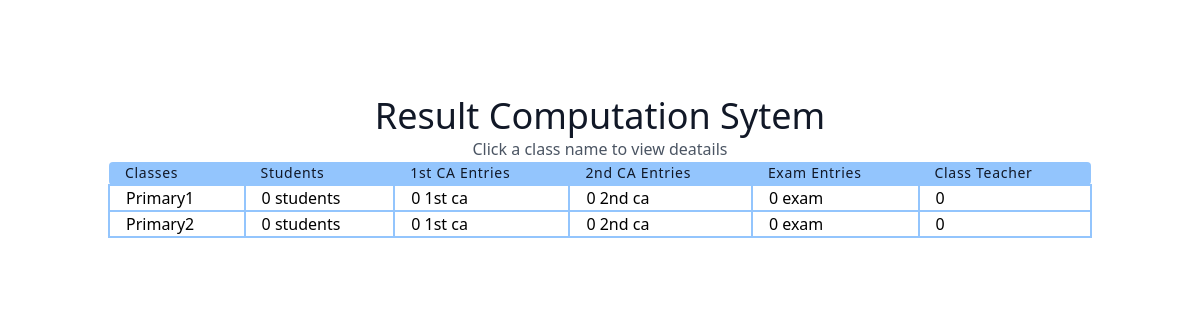
Page /classList/ on the earlier database version.
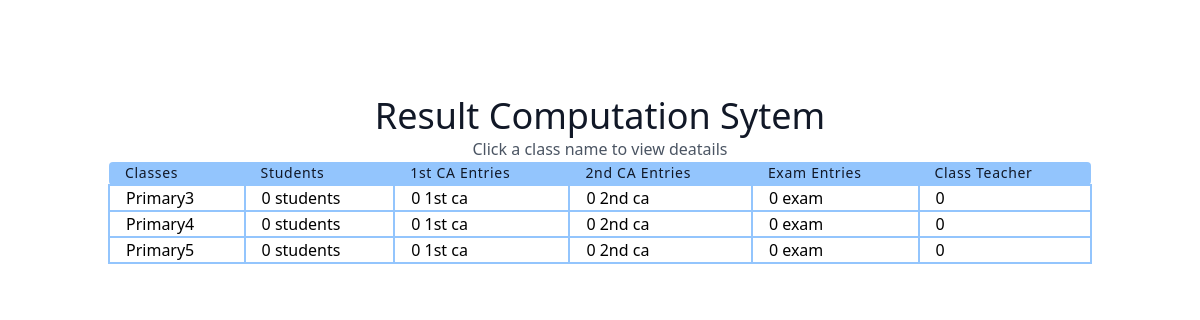
Same page on the later database version.
### result/models.py (models this page shows, shortened)
class all_class(models.Model):
    user = models.ForeignKey(User, on_delete=models.SET_NULL, null=True)
    className = models.CharField(max_length=100 , unique=True)
    section = models.ForeignKey(section, on_delete=models.SET_NULL, null=True)
    complete = models.BooleanField(default=False)
    date = models.DateTimeField(auto_now_add=True)
    class Meta:
        ordering = ['className']

### result/views.py (the view)
# urls.py: path('classList/', classList.as_view(), name='classList'),
class classList(ListView):
    model = all_class
    context_object_name = 'all_class'
    template_name = 'result/classList.html'

### result/templates/result/classList.html (shortened to what this page needs)
<script src="https://cdn.tailwindcss.com"></script>
<link rel="stylesheet" href="https://cdn.tailgrids.com/tailgrids-fallback.css" />
<section class="text-gray-600 body-font">
   <div class="container px-5 py-24 mx-auto">
     <div class="flex flex-col text-center w-full">
       <h1 class="sm:text-4xl text-3xl font-medium title-font text-gray-900">Result Computation Sytem</h1>
       <p class=" mx-auto leading-relaxed text-base">Click a class name to view deatails</p>
     </div>
     <div class="w-full mx-auto">
       <table class="table-auto w-full text-left whitespace-no-wrap">
         <thead>
           <tr>
             <th class="px-4 title-font tracking-wider font-medium text-gray-900 text-sm bg-blue-300 rounded-tl rounded-bl">Classes</th>
             <th class="px-4 title-font tracking-wider font-medium text-gray-900 text-sm bg-blue-300">Students</th>
             <th class="px-4 title-font tracking-wider font-medium text-gray-900 text-sm bg-blue-300">1st CA Entries</th>
             <th class="px-4 title-font tracking-wider font-medium text-gray-900 text-sm bg-blue-300">2nd CA Entries</th>
               <th class="px-4 title-font tracking-wider font-medium text-gray-900 text-sm bg-blue-300">Exam Entries</th>
             <th class="px-4 title-font tracking-wider font-medium text-gray-900 text-sm bg-blue-300 rounded-tr rounded-br">Class Teacher</th>
           </tr>
         </thead>
         <tbody>
            {% for class in all_class %}
           <tr>
             <td class="hover:bg-green-300 px-4 border-2 border-blue-300">
               <a href="{% url 'result:classDetails' class.id %}">
                {{ class.className }}
              </a>
            </td>
             <td class="px-4 border-2 border-blue-300">0 students</td>
             <td class="px-4 border-2 border-blue-300">0 1st ca</td>
             <td class="px-4 border-2 border-blue-300">0 2nd ca</td>
             <td class="px-4 border-2 border-blue-300">0 exam</td>
             <td class="px-4 border-2 border-blue-300">0 </td>
           </tr>
           {% empty %}
             <h1 class="text-gray-900">No Results</h1>
             {% endfor %}
         </tbody>
       </table>
     </div>
   </div>
 </section>

Differences in the rows shown:
removed all_class: className "Primary1"
removed all_class: className "Primary2"
added all_class: className "Primary3"
added all_class: className "Primary4"
added all_class: className "Primary5"
